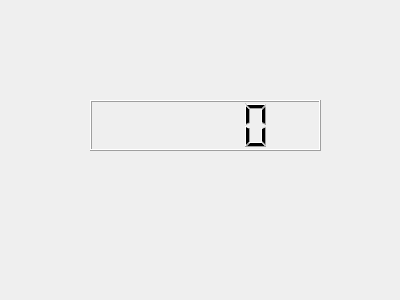
<?xml version="1.0" encoding="UTF-8"?>
<ui version="4.0">
 <class>Widget</class>
 <widget class="QWidget" name="Widget">
  <property name="geometry">
   <rect>
    <x>0</x>
    <y>0</y>
    <width>400</width>
    <height>300</height>
   </rect>
  </property>
  <property name="windowTitle">
   <string>Widget</string>
  </property>
  <widget class="QLCDNumber" name="lcdNumber">
   <property name="geometry">
    <rect>
     <x>90</x>
     <y>100</y>
     <width>231</width>
     <height>51</height>
    </rect>
   </property>
  </widget>
 </widget>
 <layoutdefault spacing="6" margin="11"/>
 <resources/>
 <connections/>
</ui>
